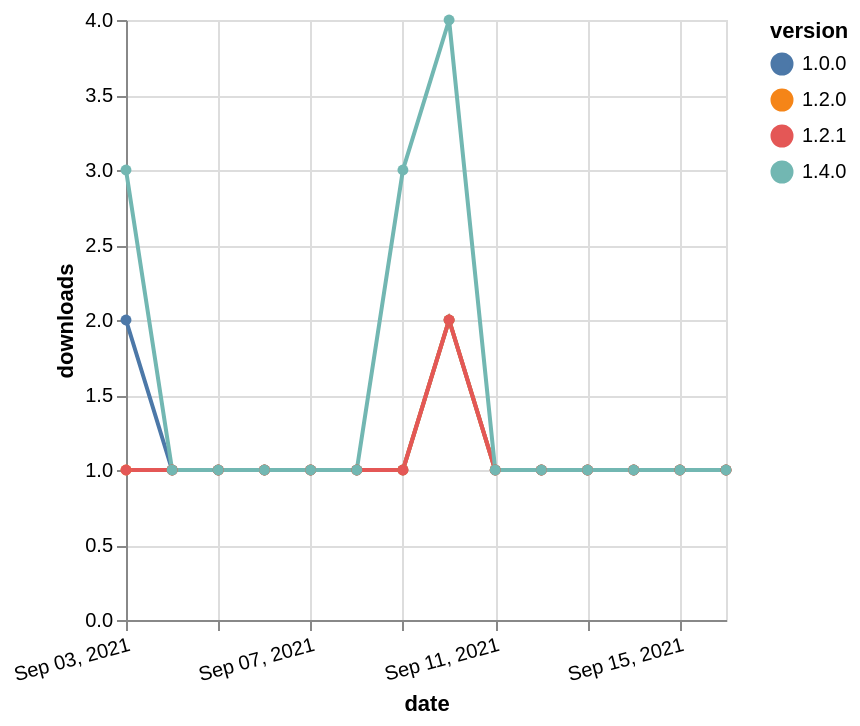

This figure's Vega-Lite source:
### Vega-Lite specification from a JSON file in a GitHub repository (floating-point values rounded to 4 significant figures)
{"$schema": "https://vega.github.io/schema/vega-lite/v5.json", "description": "A simple bar chart with embedded data.", "data": {"values": [{"date": "2021-09-03", "total": 173, "delta": 2, "version": "1.0.0"}, {"date": "2021-09-04", "total": 174, "delta": 1, "version": "1.0.0"}, {"date": "2021-09-05", "total": 175, "delta": 1, "version": "1.0.0"}, {"date": "2021-09-06", "total": 176, "delta": 1, "version": "1.0.0"}, {"date": "2021-09-07", "total": 177, "delta": 1, "version": "1.0.0"}, {"date": "2021-09-08", "total": 178, "delta": 1, "version": "1.0.0"}, {"date": "2021-09-09", "total": 179, "delta": 1, "version": "1.0.0"}, {"date": "2021-09-10", "total": 181, "delta": 2, "version": "1.0.0"}, {"date": "2021-09-11", "total": 182, "delta": 1, "version": "1.0.0"}, {"date": "2021-09-12", "total": 183, "delta": 1, "version": "1.0.0"}, {"date": "2021-09-13", "total": 184, "delta": 1, "version": "1.0.0"}, {"date": "2021-09-14", "total": 185, "delta": 1, "version": "1.0.0"}, {"date": "2021-09-15", "total": 186, "delta": 1, "version": "1.0.0"}, {"date": "2021-09-16", "total": 187, "delta": 1, "version": "1.0.0"}, {"date": "2021-09-03", "total": 159, "delta": 1, "version": "1.2.0"}, {"date": "2021-09-04", "total": 160, "delta": 1, "version": "1.2.0"}, {"date": "2021-09-05", "total": 161, "delta": 1, "version": "1.2.0"}, {"date": "2021-09-06", "total": 162, "delta": 1, "version": "1.2.0"}, {"date": "2021-09-07", "total": 163, "delta": 1, "version": "1.2.0"}, {"date": "2021-09-08", "total": 164, "delta": 1, "version": "1.2.0"}, {"date": "2021-09-09", "total": 165, "delta": 1, "version": "1.2.0"}, {"date": "2021-09-10", "total": 167, "delta": 2, "version": "1.2.0"}, {"date": "2021-09-11", "total": 168, "delta": 1, "version": "1.2.0"}, {"date": "2021-09-12", "total": 169, "delta": 1, "version": "1.2.0"}, {"date": "2021-09-13", "total": 170, "delta": 1, "version": "1.2.0"}, {"date": "2021-09-14", "total": 171, "delta": 1, "version": "1.2.0"}, {"date": "2021-09-15", "total": 172, "delta": 1, "version": "1.2.0"}, {"date": "2021-09-16", "total": 173, "delta": 1, "version": "1.2.0"}, {"date": "2021-09-03", "total": 137, "delta": 1, "version": "1.2.1"}, {"date": "2021-09-04", "total": 138, "delta": 1, "version": "1.2.1"}, {"date": "2021-09-05", "total": 139, "delta": 1, "version": "1.2.1"}, {"date": "2021-09-06", "total": 140, "delta": 1, "version": "1.2.1"}, {"date": "2021-09-07", "total": 141, "delta": 1, "version": "1.2.1"}, {"date": "2021-09-08", "total": 142, "delta": 1, "version": "1.2.1"}, {"date": "2021-09-09", "total": 143, "delta": 1, "version": "1.2.1"}, {"date": "2021-09-10", "total": 145, "delta": 2, "version": "1.2.1"}, {"date": "2021-09-11", "total": 146, "delta": 1, "version": "1.2.1"}, {"date": "2021-09-12", "total": 147, "delta": 1, "version": "1.2.1"}, {"date": "2021-09-13", "total": 148, "delta": 1, "version": "1.2.1"}, {"date": "2021-09-14", "total": 149, "delta": 1, "version": "1.2.1"}, {"date": "2021-09-15", "total": 150, "delta": 1, "version": "1.2.1"}, {"date": "2021-09-16", "total": 151, "delta": 1, "version": "1.2.1"}, {"date": "2021-09-03", "total": 128, "delta": 3, "version": "1.4.0"}, {"date": "2021-09-04", "total": 129, "delta": 1, "version": "1.4.0"}, {"date": "2021-09-05", "total": 130, "delta": 1, "version": "1.4.0"}, {"date": "2021-09-06", "total": 131, "delta": 1, "version": "1.4.0"}, {"date": "2021-09-07", "total": 132, "delta": 1, "version": "1.4.0"}, {"date": "2021-09-08", "total": 133, "delta": 1, "version": "1.4.0"}, {"date": "2021-09-09", "total": 136, "delta": 3, "version": "1.4.0"}, {"date": "2021-09-10", "total": 140, "delta": 4, "version": "1.4.0"}, {"date": "2021-09-11", "total": 141, "delta": 1, "version": "1.4.0"}, {"date": "2021-09-12", "total": 142, "delta": 1, "version": "1.4.0"}, {"date": "2021-09-13", "total": 143, "delta": 1, "version": "1.4.0"}, {"date": "2021-09-14", "total": 144, "delta": 1, "version": "1.4.0"}, {"date": "2021-09-15", "total": 145, "delta": 1, "version": "1.4.0"}, {"date": "2021-09-16", "total": 146, "delta": 1, "version": "1.4.0"}]}, "width": "container", "mark": {"type": "line", "point": {"filled": true}}, "encoding": {"x": {"field": "date", "type": "temporal", "timeUnit": "yearmonthdate", "title": "date", "axis": {"labelAngle": -15}}, "y": {"field": "delta", "type": "quantitative", "title": "downloads"}, "color": {"field": "version", "type": "nominal"}, "tooltip": {"field": "delta"}}}
